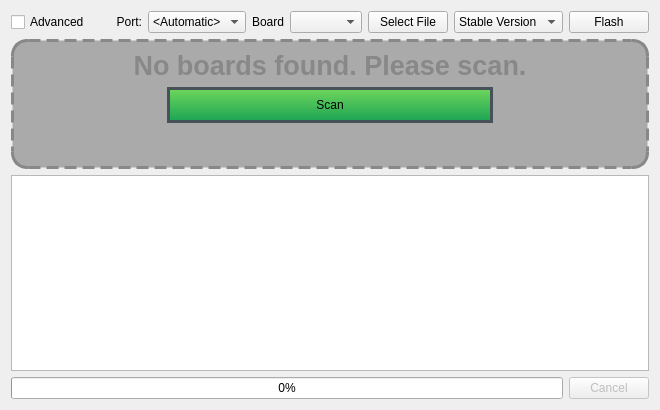
<?xml version="1.0" encoding="UTF-8"?>
<ui version="4.0">
 <class>DialogBare</class>
 <widget class="QWidget" name="DialogBare">
  <property name="geometry">
   <rect>
    <x>0</x>
    <y>0</y>
    <width>660</width>
    <height>410</height>
   </rect>
  </property>
  <property name="minimumSize">
   <size>
    <width>600</width>
    <height>200</height>
   </size>
  </property>
  <property name="windowTitle">
   <string>DialogBare</string>
  </property>
  <layout class="QHBoxLayout" name="horizontalLayout_2" stretch="50">
   <item>
    <layout class="QVBoxLayout" name="verticalLayout" stretch="0">
     <property name="spacing">
      <number>0</number>
     </property>
     <item>
      <layout class="QGridLayout" name="gridLayoutBrowser" rowstretch="1,10,15,1" columnstretch="1,0,0,0,0,0,0,0,0" rowminimumheight="15,100,100,15">
       <item row="0" column="0">
        <widget class="QCheckBox" name="advancedCheckBox">
         <property name="text">
          <string>Advanced</string>
         </property>
        </widget>
       </item>
       <item row="3" column="8">
        <widget class="QPushButton" name="cancelButton">
         <property name="enabled">
          <bool>false</bool>
         </property>
         <property name="text">
          <string>Cancel</string>
         </property>
        </widget>
       </item>
       <item row="0" column="4">
        <widget class="QLabel" name="boardIdLabel">
         <property name="text">
          <string>Board</string>
         </property>
        </widget>
       </item>
       <item row="2" column="0" colspan="9">
        <widget class="QPlainTextEdit" name="upgradeLog">
         <property name="readOnly">
          <bool>true</bool>
         </property>
         <property name="maximumBlockCount">
          <number>800</number>
         </property>
        </widget>
       </item>
       <item row="1" column="0" colspan="9">
        <widget class="QWidget" name="boardListWidget" native="true">
         <property name="styleSheet">
          <string notr="true">QWidget#boardListWidget {
    background-color: #AAAAAA;
    border-radius: 16px;
    border: 3px dashed #888888;
}

QLabel#boardListLabel {
    background-color: none;
    border: none;
	font-size: 20pt;
	font-weight: bold;
	color: #888888;
}

QPushButton#scanButton {
    background-color: qlineargradient(x1: 0, y1: 0, x2: 0, y2: 1, stop: 0 #73D95D, stop: 1 #18A154);
    border-radius: 24px;
    min-height: 30px;
    min-width: 320px;
    max-width: 540px;
    border: 3px solid #465158;
}</string>
         </property>
         <layout class="QGridLayout" name="gridLayout" rowstretch="1,100,0">
          <item row="1" column="1">
           <widget class="QPushButton" name="scanButton">
            <property name="text">
             <string>Scan</string>
            </property>
           </widget>
          </item>
          <item row="0" column="0" colspan="3">
           <widget class="QLabel" name="boardListLabel">
            <property name="text">
             <string>No boards found. Please scan.</string>
            </property>
            <property name="alignment">
             <set>Qt::AlignCenter</set>
            </property>
           </widget>
          </item>
          <item row="1" column="0">
           <spacer name="horizontalSpacer">
            <property name="orientation">
             <enum>Qt::Horizontal</enum>
            </property>
            <property name="sizeHint" stdset="0">
             <size>
              <width>40</width>
              <height>20</height>
             </size>
            </property>
           </spacer>
          </item>
          <item row="1" column="2">
           <spacer name="horizontalSpacer_2">
            <property name="orientation">
             <enum>Qt::Horizontal</enum>
            </property>
            <property name="sizeHint" stdset="0">
             <size>
              <width>40</width>
              <height>20</height>
             </size>
            </property>
           </spacer>
          </item>
          <item row="2" column="0" colspan="3">
           <spacer name="verticalSpacer">
            <property name="orientation">
             <enum>Qt::Vertical</enum>
            </property>
            <property name="sizeHint" stdset="0">
             <size>
              <width>20</width>
              <height>40</height>
             </size>
            </property>
           </spacer>
          </item>
         </layout>
        </widget>
       </item>
       <item row="0" column="6">
        <widget class="QPushButton" name="selectFileButton">
         <property name="text">
          <string>Select File</string>
         </property>
        </widget>
       </item>
       <item row="3" column="0" colspan="8">
        <widget class="QProgressBar" name="upgradeProgressBar">
         <property name="value">
          <number>0</number>
         </property>
        </widget>
       </item>
       <item row="0" column="5">
        <widget class="QComboBox" name="boardComboBox"/>
       </item>
       <item row="0" column="2" colspan="2">
        <widget class="QComboBox" name="portBox">
         <item>
          <property name="text">
           <string>&lt;Automatic&gt;</string>
          </property>
         </item>
        </widget>
       </item>
       <item row="0" column="8">
        <widget class="QPushButton" name="flashButton">
         <property name="text">
          <string>Flash</string>
         </property>
        </widget>
       </item>
       <item row="0" column="1">
        <widget class="QLabel" name="portLabel">
         <property name="text">
          <string>Port:</string>
         </property>
         <property name="alignment">
          <set>Qt::AlignRight|Qt::AlignTrailing|Qt::AlignVCenter</set>
         </property>
        </widget>
       </item>
       <item row="0" column="7">
        <widget class="QComboBox" name="versionComboBox">
         <item>
          <property name="text">
           <string extracomment="Recommended for normal users">Stable Version</string>
          </property>
         </item>
         <item>
          <property name="text">
           <string>Beta Version</string>
          </property>
         </item>
         <item>
          <property name="text">
           <string>Nightly Build</string>
          </property>
         </item>
        </widget>
       </item>
      </layout>
     </item>
    </layout>
   </item>
  </layout>
 </widget>
 <layoutdefault spacing="6" margin="11"/>
 <resources/>
 <connections/>
</ui>
